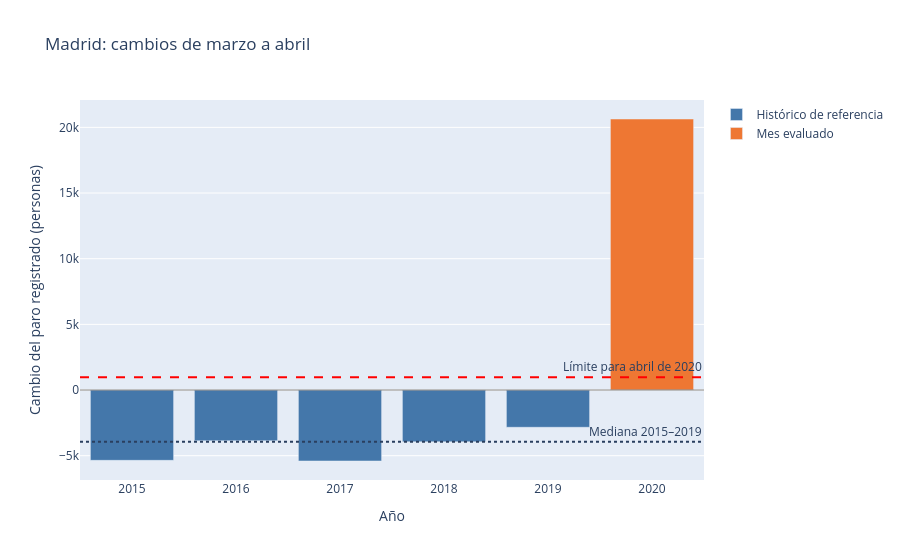
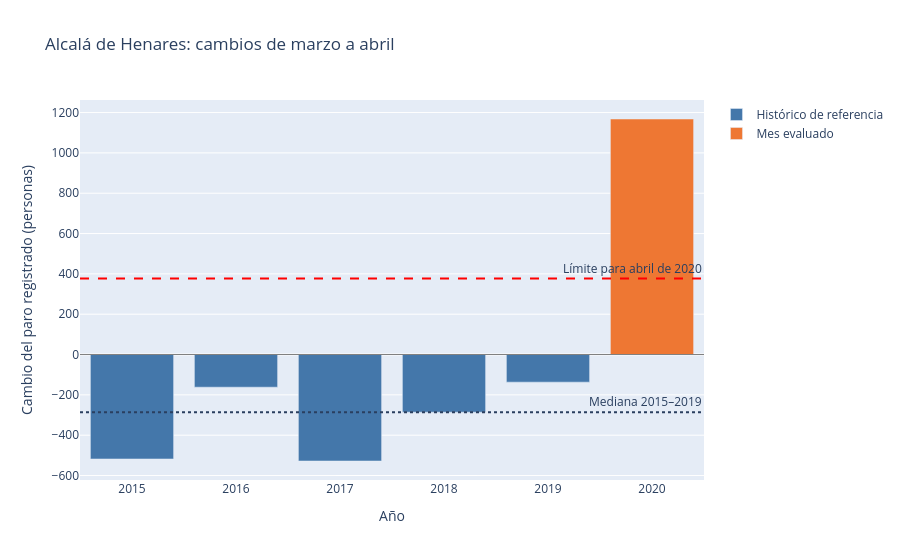
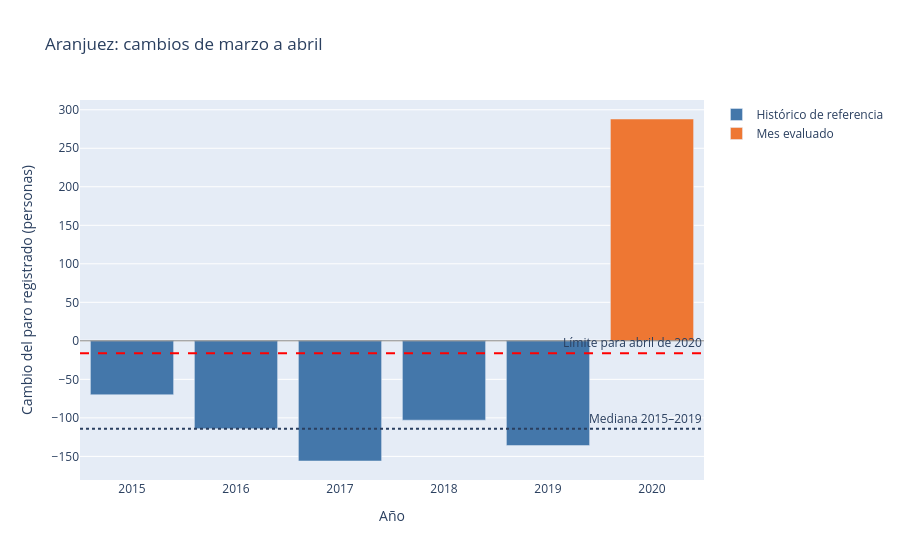

The code cell stored with these charts, in order, in its notebook:
### Code cell
for municipio in MUNICIPIOS_REVISION:
    datos_grafico = resultados.loc[
        resultados["municipio"].eq(municipio)
        & resultados["fecha"].dt.month.eq(4)
        & resultados["fecha"].ge(pd.Timestamp("2015-04-01"))
        & resultados["fecha"].le(FECHA_REVISION),
        ["fecha", "cambio_mensual"],
    ].copy()

    datos_grafico["anio"] = (
        datos_grafico["fecha"].dt.year.astype(str)
    )
    datos_grafico["tipo"] = np.where(
        datos_grafico["fecha"].eq(FECHA_REVISION),
        "Mes evaluado",
        "Histórico de referencia",
    )

    revision = revision_municipal.loc[
        revision_municipal["municipio"].eq(municipio)
    ].iloc[0]

    fig = px.bar(
        datos_grafico,
        x="anio",
        y="cambio_mensual",
        color="tipo",
        color_discrete_map={
            "Histórico de referencia": "#4477AA",
            "Mes evaluado": "#EE7733",
        },
        title=f"{municipio}: cambios de marzo a abril",
        labels={
            "anio": "Año",
            "cambio_mensual": "Cambio del paro registrado (personas)",
            "tipo": "",
        },
    )

    fig.add_hline(
        y=0,
        line_color="gray",
        line_width=1,
    )
    fig.add_hline(
        y=revision["referencia_cambio"],
        line_dash="dot",
        annotation_text="Mediana 2015–2019",
    )

    if pd.notna(revision["limite_superior"]):
        fig.add_hline(
            y=revision["limite_superior"],
            line_dash="dash",
            line_color="red",
            annotation_text="Límite para abril de 2020",
        )

    fig.show()

### Figure 1 — Plotly figure (JSON) as saved in the notebook; plotly's stock layout.template omitted (floating-point values rounded to 4 significant figures)
{"data": [{"hovertemplate": "=Histórico de referencia<br>Año=%{x}<br>Cambio del paro registrado (personas)=%{y}<extra></extra>", "legendgroup": "Histórico de referencia", "marker": {"color": "#4477AA", "pattern": {"shape": ""}}, "name": "Histórico de referencia", "orientation": "v", "showlegend": true, "textposition": "auto", "type": "bar", "x": ["2015", "2016", "2017", "2018", "2019"], "xaxis": "x", "y": [-5354.0, -3863.0, -5404.0, -3942.0, -2837.0], "yaxis": "y"}, {"hovertemplate": "=Mes evaluado<br>Año=%{x}<br>Cambio del paro registrado (personas)=%{y}<extra></extra>", "legendgroup": "Mes evaluado", "marker": {"color": "#EE7733", "pattern": {"shape": ""}}, "name": "Mes evaluado", "orientation": "v", "showlegend": true, "textposition": "auto", "type": "bar", "x": ["2020"], "xaxis": "x", "y": [20640.0], "yaxis": "y"}], "layout": {"annotations": [{"showarrow": false, "text": "Mediana 2015–2019", "x": 1, "xanchor": "right", "xref": "x domain", "y": -3942, "yanchor": "bottom", "yref": "y"}, {"showarrow": false, "text": "Límite para abril de 2020", "x": 1, "xanchor": "right", "xref": "x domain", "y": 972.8, "yanchor": "bottom", "yref": "y"}], "barmode": "relative", "legend": {"title": {"text": ""}, "tracegroupgap": 0}, "shapes": [{"line": {"color": "gray", "width": 1}, "type": "line", "x0": 0, "x1": 1, "xref": "x domain", "y0": 0, "y1": 0, "yref": "y"}, {"line": {"dash": "dot"}, "type": "line", "x0": 0, "x1": 1, "xref": "x domain", "y0": -3942, "y1": -3942, "yref": "y"}, {"line": {"color": "red", "dash": "dash"}, "type": "line", "x0": 0, "x1": 1, "xref": "x domain", "y0": 972.8, "y1": 972.8, "yref": "y"}], "title": {"text": "Madrid: cambios de marzo a abril"}, "xaxis": {"anchor": "y", "domain": [0, 1], "title": {"text": "Año"}}, "yaxis": {"anchor": "x", "domain": [0, 1], "title": {"text": "Cambio del paro registrado (personas)"}}}}

### Figure 2 — Plotly figure (JSON) as saved in the notebook; plotly's stock layout.template omitted (floating-point values rounded to 4 significant figures)
{"data": [{"hovertemplate": "=Histórico de referencia<br>Año=%{x}<br>Cambio del paro registrado (personas)=%{y}<extra></extra>", "legendgroup": "Histórico de referencia", "marker": {"color": "#4477AA", "pattern": {"shape": ""}}, "name": "Histórico de referencia", "orientation": "v", "showlegend": true, "textposition": "auto", "type": "bar", "x": ["2015", "2016", "2017", "2018", "2019"], "xaxis": "x", "y": [-518.0, -162.0, -528.0, -286.0, -137.0], "yaxis": "y"}, {"hovertemplate": "=Mes evaluado<br>Año=%{x}<br>Cambio del paro registrado (personas)=%{y}<extra></extra>", "legendgroup": "Mes evaluado", "marker": {"color": "#EE7733", "pattern": {"shape": ""}}, "name": "Mes evaluado", "orientation": "v", "showlegend": true, "textposition": "auto", "type": "bar", "x": ["2020"], "xaxis": "x", "y": [1168.0], "yaxis": "y"}], "layout": {"annotations": [{"showarrow": false, "text": "Mediana 2015–2019", "x": 1, "xanchor": "right", "xref": "x domain", "y": -286, "yanchor": "bottom", "yref": "y"}, {"showarrow": false, "text": "Límite para abril de 2020", "x": 1, "xanchor": "right", "xref": "x domain", "y": 376.7, "yanchor": "bottom", "yref": "y"}], "barmode": "relative", "legend": {"title": {"text": ""}, "tracegroupgap": 0}, "shapes": [{"line": {"color": "gray", "width": 1}, "type": "line", "x0": 0, "x1": 1, "xref": "x domain", "y0": 0, "y1": 0, "yref": "y"}, {"line": {"dash": "dot"}, "type": "line", "x0": 0, "x1": 1, "xref": "x domain", "y0": -286, "y1": -286, "yref": "y"}, {"line": {"color": "red", "dash": "dash"}, "type": "line", "x0": 0, "x1": 1, "xref": "x domain", "y0": 376.7, "y1": 376.7, "yref": "y"}], "title": {"text": "Alcalá de Henares: cambios de marzo a abril"}, "xaxis": {"anchor": "y", "domain": [0, 1], "title": {"text": "Año"}}, "yaxis": {"anchor": "x", "domain": [0, 1], "title": {"text": "Cambio del paro registrado (personas)"}}}}

### Figure 3 — Plotly figure (JSON) as saved in the notebook; plotly's stock layout.template omitted (floating-point values rounded to 4 significant figures)
{"data": [{"hovertemplate": "=Histórico de referencia<br>Año=%{x}<br>Cambio del paro registrado (personas)=%{y}<extra></extra>", "legendgroup": "Histórico de referencia", "marker": {"color": "#4477AA", "pattern": {"shape": ""}}, "name": "Histórico de referencia", "orientation": "v", "showlegend": true, "textposition": "auto", "type": "bar", "x": ["2015", "2016", "2017", "2018", "2019"], "xaxis": "x", "y": [-70.0, -114.0, -156.0, -103.0, -136.0], "yaxis": "y"}, {"hovertemplate": "=Mes evaluado<br>Año=%{x}<br>Cambio del paro registrado (personas)=%{y}<extra></extra>", "legendgroup": "Mes evaluado", "marker": {"color": "#EE7733", "pattern": {"shape": ""}}, "name": "Mes evaluado", "orientation": "v", "showlegend": true, "textposition": "auto", "type": "bar", "x": ["2020"], "xaxis": "x", "y": [288.0], "yaxis": "y"}], "layout": {"annotations": [{"showarrow": false, "text": "Mediana 2015–2019", "x": 1, "xanchor": "right", "xref": "x domain", "y": -114, "yanchor": "bottom", "yref": "y"}, {"showarrow": false, "text": "Límite para abril de 2020", "x": 1, "xanchor": "right", "xref": "x domain", "y": -16.15, "yanchor": "bottom", "yref": "y"}], "barmode": "relative", "legend": {"title": {"text": ""}, "tracegroupgap": 0}, "shapes": [{"line": {"color": "gray", "width": 1}, "type": "line", "x0": 0, "x1": 1, "xref": "x domain", "y0": 0, "y1": 0, "yref": "y"}, {"line": {"dash": "dot"}, "type": "line", "x0": 0, "x1": 1, "xref": "x domain", "y0": -114, "y1": -114, "yref": "y"}, {"line": {"color": "red", "dash": "dash"}, "type": "line", "x0": 0, "x1": 1, "xref": "x domain", "y0": -16.15, "y1": -16.15, "yref": "y"}], "title": {"text": "Aranjuez: cambios de marzo a abril"}, "xaxis": {"anchor": "y", "domain": [0, 1], "title": {"text": "Año"}}, "yaxis": {"anchor": "x", "domain": [0, 1], "title": {"text": "Cambio del paro registrado (personas)"}}}}
